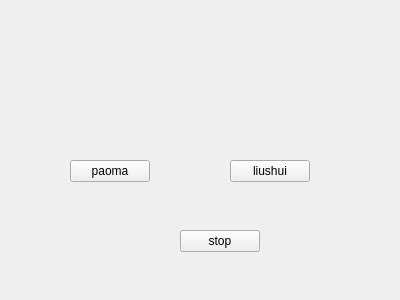
<?xml version="1.0" encoding="UTF-8"?>
<ui version="4.0">
 <class>Widget</class>
 <widget class="QWidget" name="Widget">
  <property name="geometry">
   <rect>
    <x>0</x>
    <y>0</y>
    <width>400</width>
    <height>300</height>
   </rect>
  </property>
  <property name="windowTitle">
   <string>Widget</string>
  </property>
  <widget class="QPushButton" name="pushButton">
   <property name="geometry">
    <rect>
     <x>70</x>
     <y>160</y>
     <width>80</width>
     <height>22</height>
    </rect>
   </property>
   <property name="text">
    <string>paoma</string>
   </property>
  </widget>
  <widget class="QPushButton" name="pushButton_2">
   <property name="geometry">
    <rect>
     <x>230</x>
     <y>160</y>
     <width>80</width>
     <height>22</height>
    </rect>
   </property>
   <property name="text">
    <string>liushui</string>
   </property>
  </widget>
  <widget class="QPushButton" name="pushButton_3">
   <property name="geometry">
    <rect>
     <x>180</x>
     <y>230</y>
     <width>80</width>
     <height>22</height>
    </rect>
   </property>
   <property name="text">
    <string>stop</string>
   </property>
  </widget>
 </widget>
 <layoutdefault spacing="6" margin="11"/>
 <resources/>
 <connections/>
</ui>
